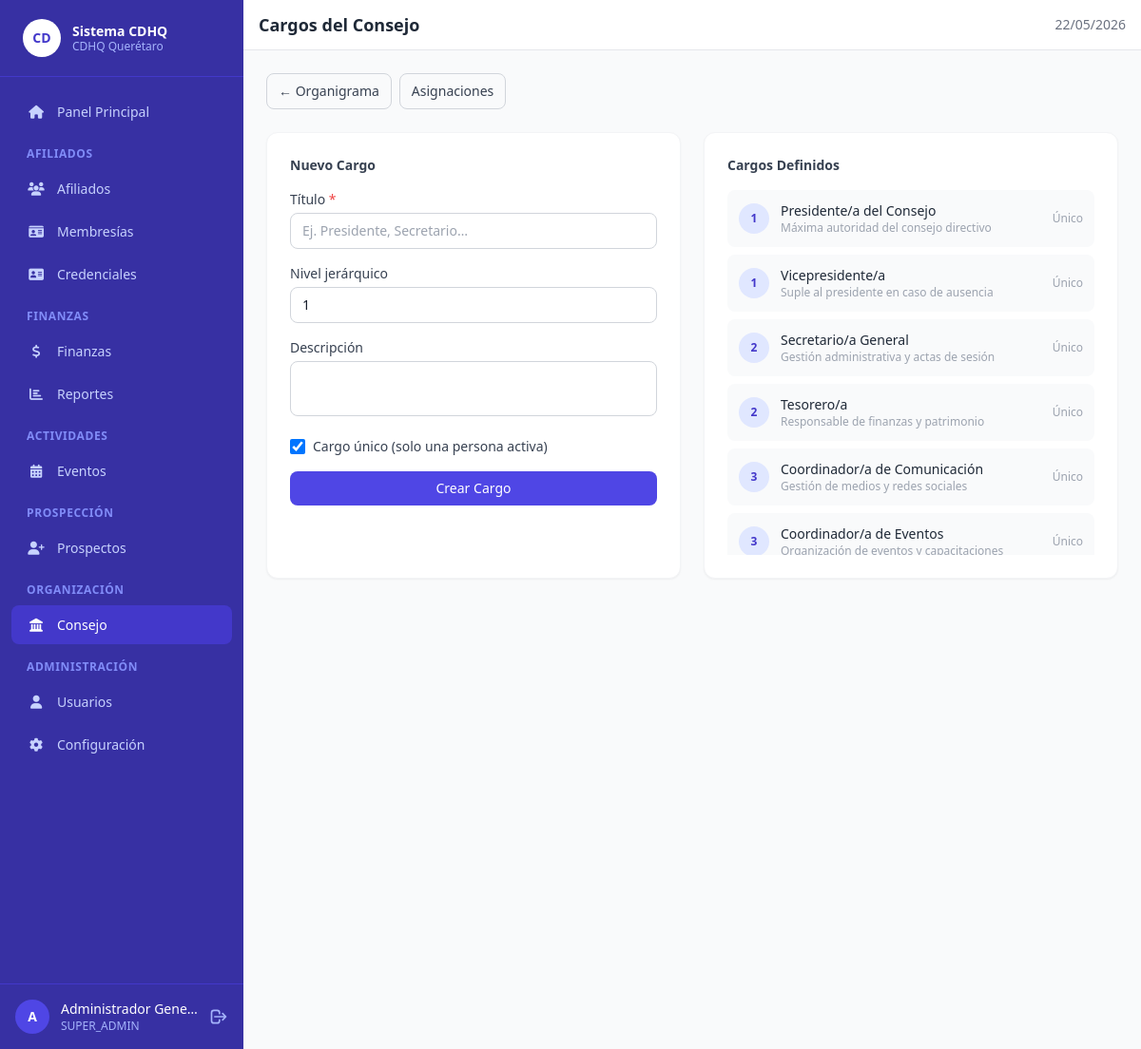
Page /council/positions (signed in) on the committed database.
### tables this page shows
CREATE TABLE IF NOT EXISTS `council_positions` (
    `id`          INT UNSIGNED AUTO_INCREMENT PRIMARY KEY,
    `title`       VARCHAR(120)  NOT NULL,
    `level`       TINYINT UNSIGNED NOT NULL DEFAULT 1,
    `is_unique`   TINYINT(1)    NOT NULL DEFAULT 1,
    `is_active`   TINYINT(1)    NOT NULL DEFAULT 1,
    `description` VARCHAR(255)  NULL
);

### core/Controller.php (called while the page is built, shortened)
<?php
abstract class Controller {
    protected string $viewPath;
    public function __construct() {
        $this->viewPath = VIEWS_PATH;
    }
    protected function view(string $view, array $data = []): void {
        $data['base_url']      = BASE_URL;
        $data['current_user']  = Auth::currentUser();
        $data['app_name']      = APP_NAME;
        extract($data, EXTR_SKIP);
        $viewFile = $this->viewPath . '/' . str_replace('.', '/', $view) . '.php';
        require $viewFile;
    }
}

### app/controllers/CouncilController.php (called while the page is built, shortened)
<?php
require_once CORE_PATH . '/Controller.php';
class CouncilController extends Controller {
    public function positions(): void {
        $model     = new Council();
        $positions = $model->all('level, title');
        $this->view('council/positions', ['title' => 'Cargos del Consejo', 'positions' => $positions]);
    }
}

### index.php (called while the page is built, shortened)
<?php
require_once __DIR__ . '/config/config.php';
require_once CORE_PATH . '/Database.php';
require_once CORE_PATH . '/Model.php';
require_once CORE_PATH . '/Controller.php';
require_once CORE_PATH . '/Router.php';
$router = new Router();
$router->get('login',         'AuthController', 'showLogin');
$router->post('login',        'AuthController', 'login');
$router->get('logout',        'AuthController', 'logout');
$router->get('',              'DashboardController', 'index');
$router->get('dashboard',     'DashboardController', 'index');
$router->get('users',         'UsersController', 'index');
$router->get('users/create',  'UsersController', 'create');
$router->post('users/create', 'UsersController', 'store');
$router->get('users/:id/edit','UsersController', 'edit');
$router->post('users/:id/edit','UsersController','update');
$router->post('users/:id/toggle','UsersController','toggle');
$router->post('users/:id/delete','UsersController','destroy');
$router->get('affiliates',               'AffiliatesController', 'index');
$router->get('affiliates/create',        'AffiliatesController', 'create');
$router->post('affiliates/create',       'AffiliatesController', 'store');
$router->get('affiliates/:id',           'AffiliatesController', 'show');
$router->get('affiliates/:id/edit',      'AffiliatesController', 'edit');
$router->post('affiliates/:id/edit',     'AffiliatesController', 'update');
$router->post('affiliates/:id/status',   'AffiliatesController', 'changeStatus');
$router->get('subscriptions',            'SubscriptionsController', 'index');
$router->get('subscriptions/create',     'SubscriptionsController', 'create');
$router->post('subscriptions/create',    'SubscriptionsController', 'store');
$router->get('financial',                'FinancialController', 'index');
$router->get('financial/create',         'FinancialController', 'create');
$router->post('financial/create',        'FinancialController', 'store');
$router->get('events',                   'EventsController', 'index');
$router->get('events/create',            'EventsController', 'create');
$router->post('events/create',           'EventsController', 'store');
$router->get('events/:id',               'EventsController', 'show');
$router->post('events/:id/register',     'EventsController', 'register');
$router->post('events/:id/status',       'EventsController', 'changeStatus');
$router->get('prospects',                'ProspectsController', 'index');
$router->get('prospects/create',         'ProspectsController', 'create');
$router->post('prospects/create',        'ProspectsController', 'store');
$router->get('prospects/:id/edit',       'ProspectsController', 'edit');
$router->post('prospects/:id/edit',      'ProspectsController', 'update');
$router->post('prospects/:id/note',      'ProspectsController', 'addNote');
$router->post('prospects/:id/convert',   'ProspectsController', 'convert');
$router->get('reports',                  'ReportsController', 'index');
$router->get('credentials/:id',          'CredentialsController', 'show');
$router->get('council',                  'CouncilController', 'index');
$router->get('council/positions',        'CouncilController', 'positions');
$router->post('council/positions/create','CouncilController', 'createPosition');
$router->get('council/assignments',      'CouncilController', 'assignments');
$router->post('council/assignments/create','CouncilController','createAssignment');
$router->get('config',                   'ConfigController', 'index');
$router->post('config',                  'ConfigController', 'update');
$requestUri = parse_url($_SERVER['REQUEST_URI'] ?? '/', PHP_URL_PATH) ?? '/';
$basePath   = rtrim(parse_url(BASE_URL, PHP_URL_PATH) ?? '', '/');
$url        = ltrim(substr($requestUri, strlen($basePath)), '/');
$router->dispatch($url);

### core/Database.php (called while the page is built, shortened)
<?php
class Database {
    private static ?Database $instance = null;
    private PDO $pdo;
    private function __construct() {
        $dsn = sprintf(
            'mysql:host=%s;dbname=%s;charset=%s',
            DB_HOST, DB_NAME, DB_CHARSET
        );
        $options = [
            PDO::ATTR_ERRMODE            => PDO::ERRMODE_EXCEPTION,
            PDO::ATTR_DEFAULT_FETCH_MODE => PDO::FETCH_ASSOC,
            PDO::ATTR_EMULATE_PREPARES   => false,
            PDO::MYSQL_ATTR_INIT_COMMAND => "SET NAMES utf8mb4 COLLATE utf8mb4_unicode_ci",
        ];
        $this->pdo = new PDO($dsn, DB_USER, DB_PASS, $options);
    }
    public static function getInstance(): Database {
        if (self::$instance === null) {
            self::$instance = new self();
        }
        return self::$instance;
    }
    public function query(string $sql, array $params = []): PDOStatement {
        $stmt = $this->pdo->prepare($sql);
        $stmt->execute($params);
        return $stmt;
    }
    public function fetchAll(string $sql, array $params = []): array {
        return $this->query($sql, $params)->fetchAll();
    }
}

### core/Model.php (called while the page is built, shortened)
<?php
abstract class Model {
    protected Database $db;
    protected string $table = '';
    public function __construct() {
        $this->db = Database::getInstance();
    }
    public function all(string $orderBy = ''): array {
        $sql = "SELECT * FROM `{$this->table}`";
        if ($orderBy) $sql .= " ORDER BY {$orderBy}";
        return $this->db->fetchAll($sql);
    }
}

### app/views/council/positions.php (the view, shortened to what this page needs)
<?php require VIEWS_PATH . '/layout/header.php'; ?>
<?php require VIEWS_PATH . '/layout/navbar.php'; ?>
<div class="flex items-center justify-between mb-6">
    <div class="flex gap-2">
        <a href="<?= $base_url ?>/council" class="text-sm border border-gray-300 hover:bg-gray-50 text-gray-700 px-3 py-2 rounded-lg">
            ← Organigrama
        </a>
        <a href="<?= $base_url ?>/council/assignments" class="text-sm border border-gray-300 hover:bg-gray-50 text-gray-700 px-3 py-2 rounded-lg">
            Asignaciones
        </a>
    </div>
</div>
<div class="grid grid-cols-1 lg:grid-cols-2 gap-6">
    <div class="bg-white rounded-xl shadow-sm border border-gray-100 p-6">
        <h3 class="text-sm font-semibold text-gray-700 mb-4">Nuevo Cargo</h3>
        <form method="POST" action="<?= $base_url ?>/council/positions/create">
            <div class="mb-4">
                <label class="block text-sm font-medium text-gray-700 mb-1">Título <span class="text-red-500">*</span></label>
                <input type="text" name="title" required placeholder="Ej. Presidente, Secretario…"
                       class="w-full px-3 py-2 border border-gray-300 rounded-lg text-sm focus:ring-2 focus:ring-indigo-500 outline-none">
            </div>
            <div class="mb-4">
                <label class="block text-sm font-medium text-gray-700 mb-1">Nivel jerárquico</label>
                <input type="number" name="level" min="1" value="1"
                       class="w-full px-3 py-2 border border-gray-300 rounded-lg text-sm focus:ring-2 focus:ring-indigo-500 outline-none">
            </div>
            <div class="mb-4">
                <label class="block text-sm font-medium text-gray-700 mb-1">Descripción</label>
                <textarea name="description" rows="2"
                          class="w-full px-3 py-2 border border-gray-300 rounded-lg text-sm resize-none focus:ring-2 focus:ring-indigo-500 outline-none"></textarea>
            </div>
            <div class="mb-4 flex items-center gap-2">
                <input type="checkbox" id="is_unique" name="is_unique" value="1" checked
                       class="w-4 h-4 text-indigo-600 border-gray-300 rounded">
                <label for="is_unique" class="text-sm text-gray-700">Cargo único (solo una persona activa)</label>
            </div>
            <button type="submit" class="w-full bg-indigo-600 hover:bg-indigo-700 text-white text-sm font-medium py-2 rounded-lg transition-colors">
                Crear Cargo
            </button>
        </form>
    </div>
    <div class="bg-white rounded-xl shadow-sm border border-gray-100 p-6">
        <h3 class="text-sm font-semibold text-gray-700 mb-4">Cargos Definidos</h3>
        <div class="space-y-2 max-h-96 overflow-y-auto">
            <?php foreach ($positions as $pos): ?>
            <div class="flex items-center gap-3 p-3 rounded-lg bg-gray-50 hover:bg-gray-100">
                <div class="w-8 h-8 bg-indigo-100 rounded-full flex items-center justify-center text-xs font-bold text-indigo-700 flex-shrink-0">
                    <?= $pos['level'] ?>
                </div>
                <div class="flex-1 min-w-0">
                    <p class="text-sm font-medium text-gray-800"><?= htmlspecialchars($pos['title']) ?></p>
                    <?php if ($pos['description']): ?>
                    <p class="text-xs text-gray-400 truncate"><?= htmlspecialchars($pos['description']) ?></p>
                    <?php endif; ?>
                </div>
                <?php if ($pos['is_unique']): ?>
                <span class="text-xs text-gray-400">Único</span>
                <?php endif; ?>
            </div>
            <?php endforeach; ?>
        </div>
    </div>
</div>
<?php require VIEWS_PATH . '/layout/footer.php'; ?>

### core/Router.php (shortened to what this page needs)
<?php
class Router {
    private array $routes = [];
    public function add(string $method, string $pattern, string $controller, string $action): void {
        $this->routes[] = compact('method', 'pattern', 'controller', 'action');
    }
    public function dispatch(string $url): void {
        $requestMethod = $_SERVER['REQUEST_METHOD'] ?? 'GET';
        $url = trim($url, '/');
        foreach ($this->routes as $route) {
            if (strtoupper($route['method']) !== strtoupper($requestMethod)) {
                continue;
            }
            $pattern = $this->buildPattern($route['pattern']);
            if (preg_match($pattern, $url, $matches)) {
                array_shift($matches);
                $params = array_values(array_filter($matches, 'is_int', ARRAY_FILTER_USE_KEY));
                $this->invoke($route['controller'], $route['action'], $params);
                return;
            }
        }
    }
    private function buildPattern(string $pattern): string {
        $pattern = trim($pattern, '/');
        $pattern = preg_replace('/:([a-zA-Z_]+)/', '(?P<$1>[^/]+)', $pattern);
        return '#^' . $pattern . '$#';
    }
    private function invoke(string $controllerName, string $action, array $params): void {
        $controller = new $controllerName();
        call_user_func_array([$controller, $action], $params);
    }
}

### rows in the picture
council_positions: level "1", title "Presidente/a del Consejo", description "Máxima autoridad del consejo directivo", is_unique "Único"
council_positions: level "1", title "Vicepresidente/a", description "Suple al presidente en caso de ausencia", is_unique "Único"
council_positions: level "2", title "Secretario/a General", description "Gestión administrativa y actas de sesión", is_unique "Único"
council_positions: level "2", title "Tesorero/a", description "Responsable de finanzas y patrimonio", is_unique "Único"
council_positions: level "3", title "Coordinador/a de Comunicación", description "Gestión de medios y redes sociales", is_unique "Único"
council_positions: level "3", title "Coordinador/a de Eventos", description "Organización de eventos y capacitaciones", is_unique "Único"

### other values in the picture
$label "Panel Principal Afiliados Membresías Credenciales Finanzas Reportes Eventos Prospectos Consejo Usuarios Configuración"
